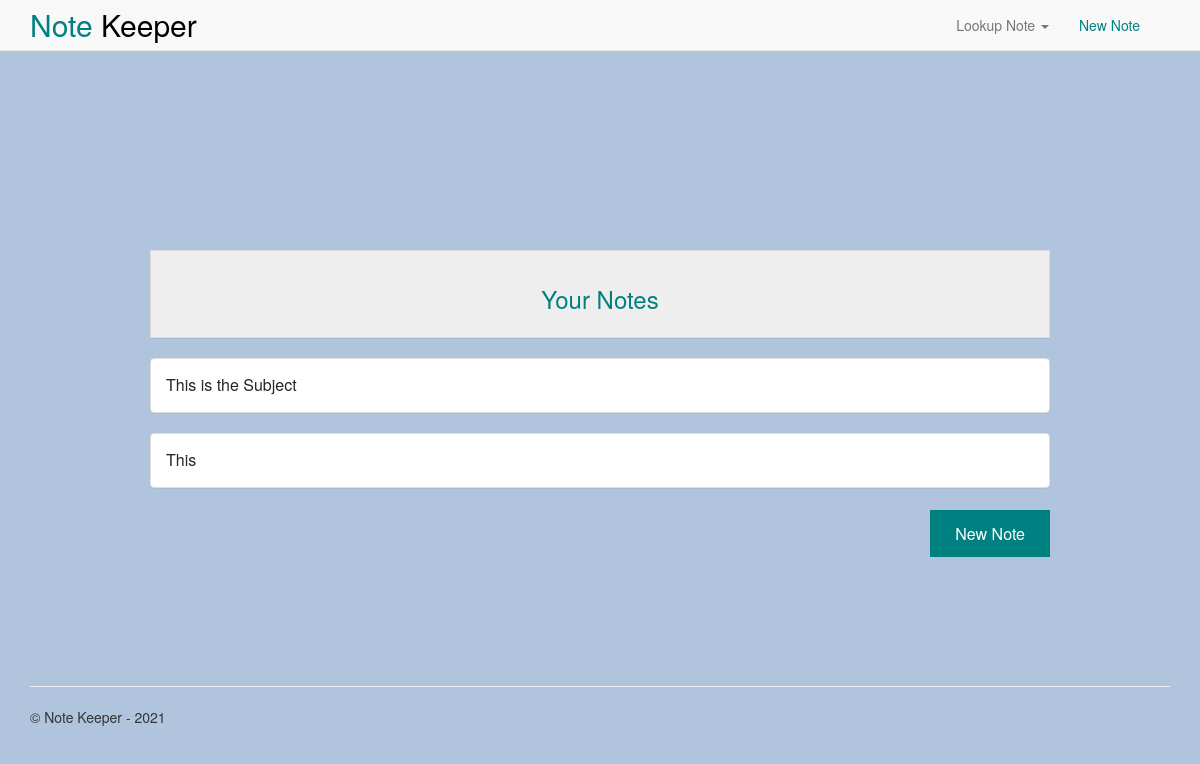
Before: / with the older database file.
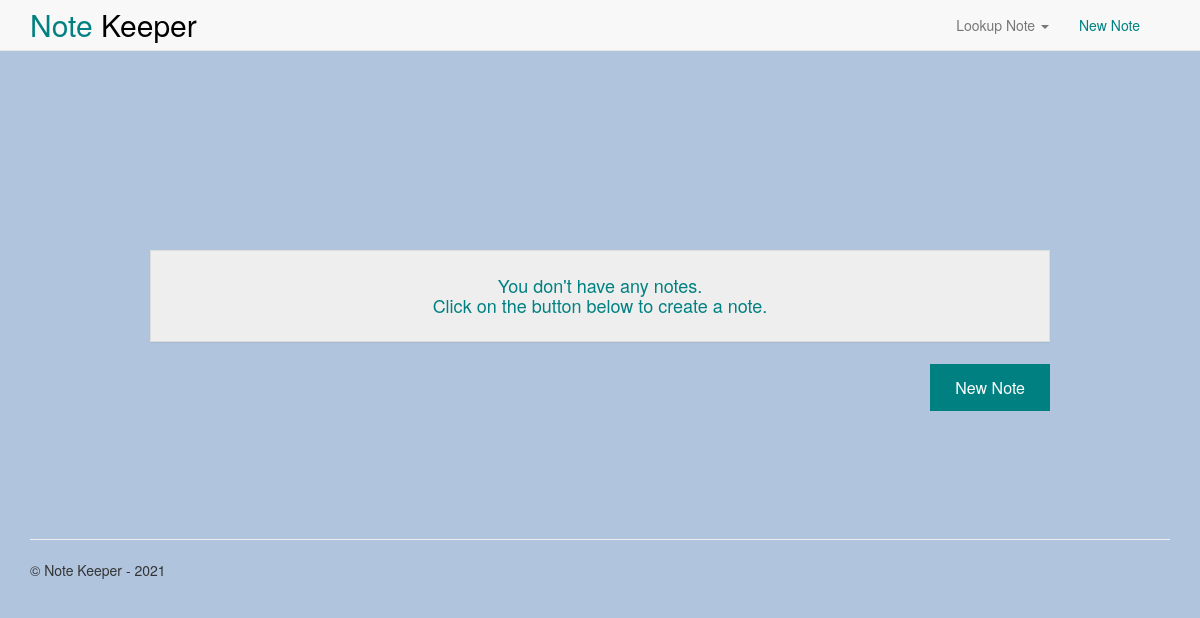
After: the same page with the newer database file.
### app/models.py (models this page shows, shortened)
class Note(models.Model):
    subject = models.CharField(max_length=500)
    detail = models.TextField(null = True, blank=True)
    priority = models.TextField(max_length=6, choices=PRIORITY_CHOICE, default='medium')
    created_date = models.DateTimeField()
    last_modified = models.DateTimeField()
    is_deleted = models.BooleanField()

### app/views.py (the view)
# urls.py: path('', views.home, name='home'),
def home(request):
    assert isinstance(request, HttpRequest)
    notes = Note.objects.filter(is_deleted = False)
    return render(
        request,
        'app/index.html',
        {
            'title':'Notes',
            'year':datetime.now().year,
            'notes' : notes
        }
    )

### app/templates/app/index.html
{% extends "app/layout.html" %}
{% block content %}
<div class="index">
  {% if notes %}
      <div class="panel panel-default index__header">
        <h3 class="panel-body">
          Your Notes
        </h3>
      </div>
      {% for note in notes %}
      <div class="panel panel-default">
        <a href = "{% url 'note_detail' pk=note.id %}"  class="index__list-item-link">
          <div class="panel-body">
            {{note.subject}}
          </div>
        </a>
      </div>
      {% endfor %}
  {% else %}
      <div class="panel panel-default index__empty-list">
        <h4 class="panel-body">
          You don't have any notes. <br> Click on the button below to create a
            note.
        </h4>
      </div>
  {% endif %}
  <div class="index__new-note-button-wrapper">
    <a href="{% url 'create_note' %}" class="index__new-note-button">New Note</a>
  </div>
</div>
{% endblock %}

Changed rows visible on the page:
no longer on this page (row edited): Note: subject "This is the Subject"
no longer on this page (row edited): Note: subject "This"
Other visible differences:
text no longer shown: "Your Notes"
text now shown: "You don't have any notes. Click on the button below to create a note."
